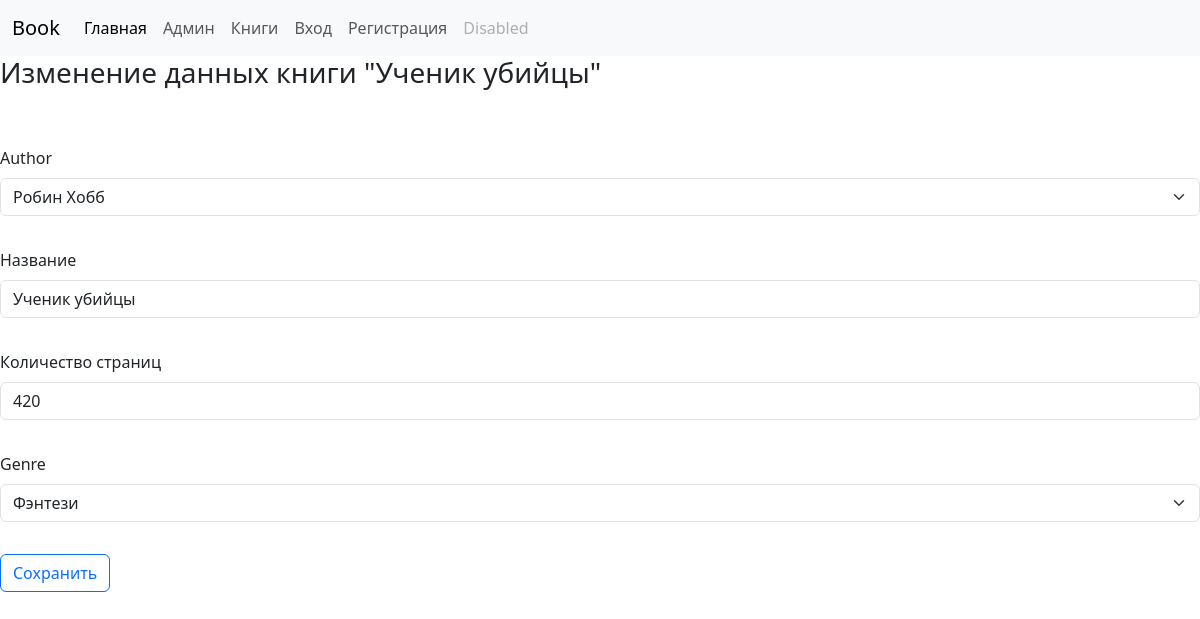
Screenshot of /books/3/update/ with the database file from the repository.
### core/models.py (models this page shows)
class Book(models.Model):
    author = models.ForeignKey('core.Author', on_delete=models.CASCADE, null=True, blank=True, related_name='books')
    name = models.CharField('Название', max_length=128)
    pages = models.IntegerField('Количество страниц', blank=True, null=True)
    genre = models.ForeignKey('core.Genre', on_delete=models.CASCADE, null=True, blank=True, related_name='books')
    class Meta:
        ordering = ['pages']
        verbose_name = 'Книга'
        verbose_name_plural = 'Книги'
    def __str__(self):
        return self.name

class Author(models.Model):
    name = models.CharField('Имя', max_length=128)
    def __str__(self):
        return self.name

class Genre(models.Model):
    name = models.CharField('Жанр', max_length=128)
    def __str__(self):
        return self.name

### core/views.py (the view, shortened to what this page needs)
# urls.py: path('books/<int:pk>/update/', core.views.BookUpdate.as_view(), name='book_update'),
class BookUpdate(TitleMixin, UpdateView):
    model = core.models.Book
    form_class = core.forms.BookEdit
    def get_title(self):
        return f'Изменение данных книги "{str(self.get_object())}"'

### core/forms.py
class BookEdit(forms.ModelForm):
    class Meta:
        model = core.models.Book
        fields = '__all__'

### core/views.py (called while the page is built)
    def get_context_data(self, **kwargs):
        context = super().get_context_data()
        context['title'] = self.get_title()
        return context

### core/templates/core/book_form.html
{% extends 'core/index.html' %}
{% load bootstrap5 %}
{% block content %}
<form class="row g-3" method="post" style="margin-top: 10px">{% csrf_token %}
    {% bootstrap_form form layout='horizontal' %}
    <div class="col-auto">
        <button type="submit" class="btn btn-outline-primary mb-3">Сохранить</button>
    </div>
</form>
{% endblock %}

### rows the page displays
Book: author "Робин Хобб", pages "420", genre "Фэнтези"
Author: name "Ученик убийцы"

### other values shown
{{ title }} "Изменение данных книги \"Ученик убийцы\""
